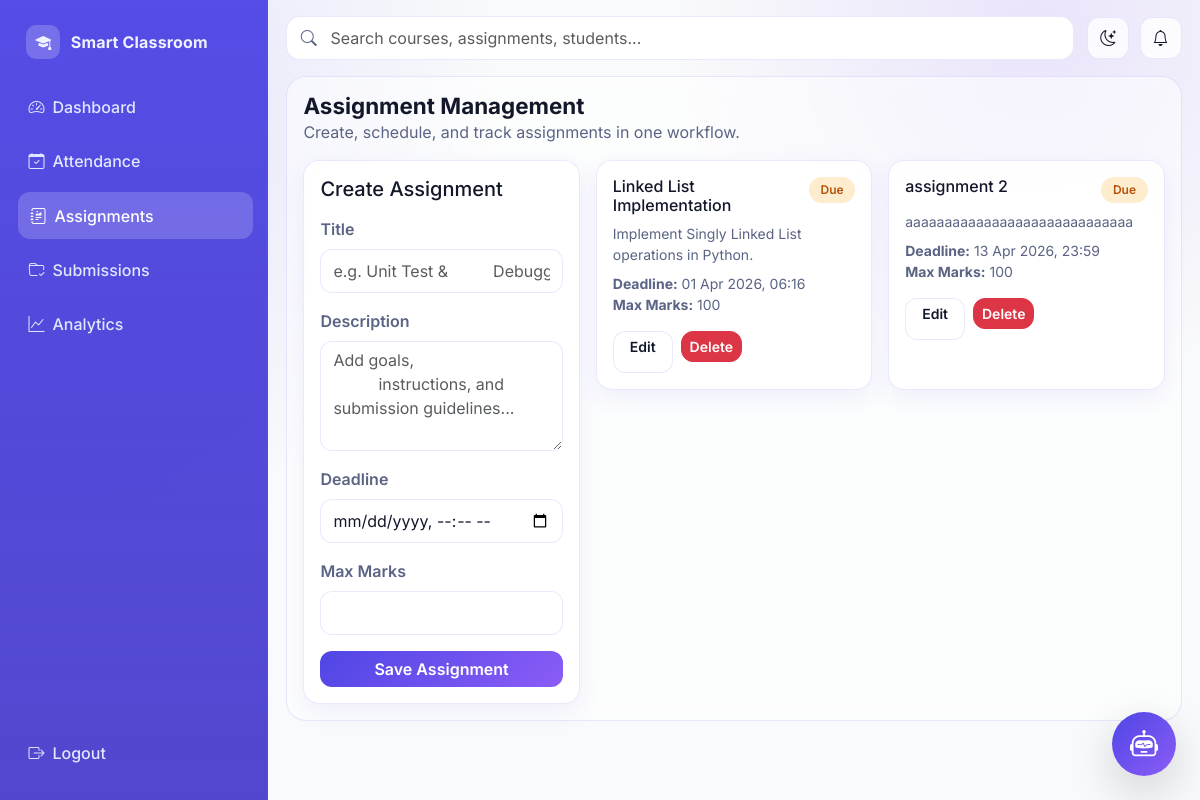
Before: /teacher/assignments (signed in) with the older database file.
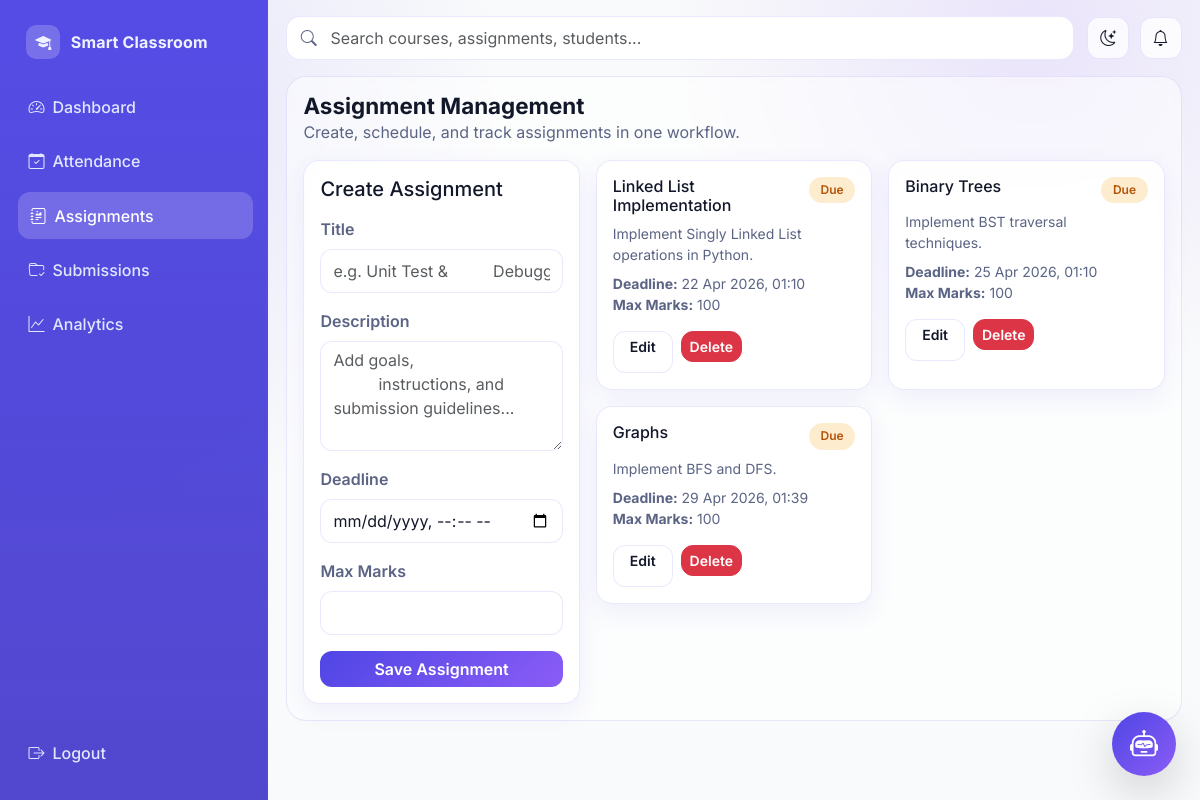
After: the same page with the newer database file.
### models/__init__.py (models this page shows)
class Assignment(db.Model):
    id = db.Column(db.Integer, primary_key=True)
    teacher_id = db.Column(db.Integer, db.ForeignKey("teacher_profile.user_id"), nullable=False)
    title = db.Column(db.String(200), nullable=False)
    description = db.Column(db.Text, nullable=False)
    deadline = db.Column(db.DateTime, nullable=False)
    max_marks = db.Column(db.Integer, nullable=False)
    created_at = db.Column(db.DateTime, default=lambda: datetime.now(timezone.utc), nullable=False)
    submissions = db.relationship("Submission", backref="assignment", lazy=True, cascade="all, delete")

### routes/teacher_routes.py (the view, shortened to what this page needs)
@teacher_bp.route("/assignments", methods=["GET", "POST"])
@login_required
@role_required("Teacher")
def assignments():
    form = AssignmentForm()
    all_assignments = Assignment.query.filter_by(teacher_id=current_user.id).order_by(Assignment.deadline.asc()).all()
    return render_template("teacher/assignments.html", form=form, assignments=all_assignments)

### forms/teacher_forms.py
class AssignmentForm(FlaskForm):
    title = StringField("Title", validators=[InputRequired(), Length(min=3, max=200)])
    description = TextAreaField("Description", validators=[InputRequired(), Length(min=5)])
    deadline = DateTimeLocalField("Deadline", format="%Y-%m-%dT%H:%M", validators=[InputRequired()])
    max_marks = IntegerField("Max Marks", validators=[InputRequired(), NumberRange(min=1, max=1000)])
    submit = SubmitField("Save Assignment")

### app.py (called while the page is built)
def create_app():
    app = Flask(__name__)
    app.config.from_object(Config)
    os.makedirs(app.config["UPLOAD_FOLDER"], exist_ok=True)
    db.init_app(app)
    bcrypt.init_app(app)
    login_manager.init_app(app)
    csrf.init_app(app)
    register_blueprints(app)
    @app.context_processor
    def inject_globals():
        return {"app_name": "College Management System"}
    with app.app_context():
        db.create_all()
    return app

### models/__init__.py (called while the page is built)
@login_manager.user_loader
def load_user(user_id):
    return User.query.get(int(user_id))

### templates/teacher/assignments.html (shortened to what this page needs)
{% extends 'base.html' %} {% block title %} - Assignments{% endblock %} {% block
content %}
<section class="page-header">
  <div>
    <h1 class="page-title">Assignment Management</h1>
    <p class="text-muted-soft mb-0">
      Create, schedule, and track assignments in one workflow.
    </p>
  </div>
</section>
<div class="row g-3">
  <div class="col-lg-4">
    <article class="app-card p-3 h-100">
      <h5 class="mb-3">Create Assignment</h5>
      <form method="POST">
        <div class="mb-3">
          {{ form.title.label(class='form-label') }} {{
          form.title(class='form-control', placeholder='e.g. Unit Test &
          Debugging') }}
        </div>
        <div class="mb-3">
          {{ form.description.label(class='form-label') }} {{
          form.description(class='form-control', rows=4, placeholder='Add goals,
          instructions, and submission guidelines...') }}
        </div>
        <div class="mb-3">
          {{ form.deadline.label(class='form-label') }} {{
          form.deadline(class='form-control') }}
        </div>
        <div class="mb-3">
          {{ form.max_marks.label(class='form-label') }} {{
          form.max_marks(class='form-control') }}
        </div>
        {{ form.submit(class='btn btn-primary w-100') }}
      </form>
    </article>
  </div>
  <div class="col-lg-8">
    <div class="row g-3">
      {% for item in assignments %}
      <div class="col-md-6">
        <article class="app-card p-3 h-100">
          <div class="d-flex justify-content-between align-items-start mb-2">
            <h6 class="mb-0">{{ item.title }}</h6>
            <span class="badge status-badge pending">Due</span>
          </div>
          <p class="text-muted-soft small mb-2">
            {{ item.description[:120] }}
          </p>
          <div class="small text-muted-soft mb-3">
            <div>
              <strong>Deadline:</strong> {{ item.deadline.strftime('%d %b %Y,
              %H:%M') }}
            </div>
            <div><strong>Max Marks:</strong> {{ item.max_marks }}</div>
          </div>
          <div class="d-flex gap-2">
            <a
              href="{{ url_for('teacher.edit_assignment', assignment_id=item.id) }}"
              class="btn btn-soft btn-sm px-3"
              >Edit</a
            >
            <form
              method="POST"
              action="{{ url_for('teacher.delete_assignment', assignment_id=item.id) }}"
              class="d-inline"
            >
              <button
                class="btn btn-danger btn-sm"
                onclick="return confirm('Delete assignment?');"
              >
                Delete
              </button>
            </form>
          </div>
        </article>
      </div>
      {% else %}
      <div class="col-12">
        <article class="app-card p-4 text-center text-muted-soft">
          No assignments created yet.
        </article>
      </div>
      {% endfor %}
    </div>
  </div>
</div>
{% endblock %}

### templates/base.html (shortened to what this page needs)
<!doctype html>
<html lang="en">
  <head>
    <link
      href="https://cdn.jsdelivr.net/npm/bootstrap@5.3.3/dist/css/bootstrap.min.css"
      rel="stylesheet"
    />
    <link
      rel="stylesheet"
      href="https://cdn.jsdelivr.net/npm/bootstrap-icons@1.11.3/font/bootstrap-icons.min.css"
    />
    <link
      rel="stylesheet"
      href="{{ url_for('static', filename='css/styles.css') }}"
    />
  </head>
  <body>
    {% if current_user.is_authenticated %}
    <div class="app-shell">
      <aside class="sidebar d-flex flex-column" id="appSidebar">
        <a class="brand" href="{{ url_for('core.index') }}">
          <span class="brand-dot"><i class="bi bi-mortarboard-fill"></i></span>
          <span>Smart Classroom</span>
        </a>
        <div class="nav-section">
          {% if current_user.role == 'Teacher' %} {% set nav = [
          ('teacher.dashboard', 'Dashboard', 'bi-speedometer2'),
          ('teacher.attendance', 'Attendance', 'bi-calendar-check'),
          ('teacher.assignments', 'Assignments', 'bi-journal-richtext'),
          ('teacher.submissions', 'Submissions', 'bi-folder-check'),
          ('teacher.analytics', 'Analytics', 'bi-graph-up') ] %} {% else %}
          {% set nav = [ ('student.dashboard', 'Dashboard', 'bi-speedometer2'),
          ('student.attendance', 'Attendance', 'bi-calendar-check'),
          ('student.assignments', 'Assignments', 'bi-journal-richtext'),
          ('student.grades', 'Grades', 'bi-award'), ('student.analytics',
          'Analytics', 'bi-graph-up') ] %} {% endif %} {% for endpoint, label, icon
          in nav %}
          <a
            class="nav-link-item {% if request.endpoint == endpoint %}active{% endif %}"
            href="{{ url_for(endpoint) }}"
          >
            <span><i class="bi {{ icon }} me-2"></i>{{ label }}</span>
          </a>
          {% endfor %}
        </div>
        <div class="sidebar-footer">
          <a class="nav-link-item" href="{{ url_for('auth.logout') }}">
            <span><i class="bi bi-box-arrow-right me-2"></i>Logout</span>
          </a>
        </div>
      </aside>
      <section class="workspace">
        <header class="topbar">
          <div class="search-wrap">
            <i class="bi bi-search search-icon"></i>
            <input
              class="form-control"
              type="search"
              placeholder="Search courses, assignments, students..."
              aria-label="Search"
            />
          </div>
          <div class="toolbar-actions">
            <button
              class="icon-btn"
              id="darkModeToggle"
              type="button"
              aria-label="Toggle dark mode"
            >
              <i class="bi bi-moon-stars"></i>
            </button>
            <button class="icon-btn" type="button" aria-label="Notifications">
              <i class="bi bi-bell"></i>
            </button>
          </div>
        </header>
        {% endif %}
        <main
          class="{% if current_user.is_authenticated %}content-wrap{% else %}container pb-4{% endif %}"
        >
          {% block content %}{% endblock %}
        </main>
        {% if current_user.is_authenticated %}
      </section>
    </div>
    {% endif %}
    {% if current_user.is_authenticated %}
    <button id="chatbotToggleBtn" class="btn btn-primary rounded-circle shadow-lg border-0 chatbot-toggle-btn" style="position: fixed; bottom: 24px; right: 24px; width: 64px; height: 64px; z-index: 1050; display: flex; align-items: center; justify-content: center;">
      <i class="bi bi-robot fs-3"></i>
    </button>
    {% endif %}
  </body>
</html>

### static/css/styles.css (style rules this page uses)
:root { --bg: #f9fafb; --surface: rgba(255, 255, 255, 0.78); --surface-solid: #ffffff; --surface-muted: #f3f5fb; --text: #12172a; --text-soft: #5b6484; --primary: #4f46e5; --primary-2: #6366f1; --accent: #8b5cf6; --success: #16a34a; --danger: #ef4444; --warning: #f59e0b; --border: rgba(99, 102, 241, 0.14); --shadow-sm: 0 8px 24px rgba(79, 70, 229, 0.08); --shadow-md: 0 18px 44px rgba(31, 41, 55, 0.12); --radius-sm: 12px; --radius-md: 16px; --radius-lg: 20px; --transition: 240ms ease-in-out; }
* { box-sizing: border-box; }
html, body { margin: 0; padding: 0; min-height: 100%; font-family: "Inter", "Poppins", "Segoe UI", sans-serif; font-size: 16px; color: var(--text); background: radial-gradient( circle at 5% 12%, rgba(99, 102, 241, 0.16), transparent 33% ), radial-gradient( circle at 86% 4%, rgba(139, 92, 246, 0.14), transparent 28% ), var(--bg); }
a { color: inherit; }
.glass-card, .card, .app-card { border: 1px solid var(--border); background: var(--surface); backdrop-filter: blur(12px); border-radius: var(--radius-md); box-shadow: var(--shadow-sm); transition: transform var(--transition), box-shadow var(--transition), border-color var(--transition); }
.app-shell { display: grid; grid-template-columns: 268px 1fr; min-height: 100vh; }
.sidebar { position: sticky; top: 0; height: 100vh; padding: 1rem; border-right: 1px solid var(--border); background: linear-gradient( 180deg, rgba(79, 70, 229, 0.96), rgba(67, 56, 202, 0.92) ); color: #eef2ff; }
.brand { display: flex; align-items: center; gap: 0.65rem; font-weight: 700; letter-spacing: 0.01em; text-decoration: none; padding: 0.55rem 0.65rem; border-radius: 10px; }
.brand-dot { width: 34px; height: 34px; display: grid; place-items: center; border-radius: 10px; background: rgba(255, 255, 255, 0.2); }
.nav-section { margin-top: 1rem; }
.nav-link-item { display: flex; align-items: center; justify-content: space-between; margin-bottom: 0.45rem; padding: 0.72rem 0.78rem; border-radius: 12px; color: #e0e7ff; font-weight: 500; text-decoration: none; transition: background var(--transition), transform var(--transition); }
.nav-link-item:hover, .nav-link-item.active { background: rgba(255, 255, 255, 0.18); color: #ffffff; transform: translateX(2px); }
.sidebar-footer { margin-top: auto; padding-top: 1rem; }
.workspace { padding: 1rem 1.15rem 1.5rem; }
.topbar { display: grid; grid-template-columns: 1fr auto; align-items: center; gap: 0.8rem; margin-bottom: 1rem; }
.search-wrap { position: relative; }
.search-wrap .form-control { background: var(--surface-solid); border: 1px solid var(--border); border-radius: 14px; min-height: 44px; padding-left: 2.7rem; }
.search-icon { position: absolute; left: 0.9rem; top: 50%; transform: translateY(-50%); color: var(--text-soft); }
.toolbar-actions { display: flex; align-items: center; gap: 0.65rem; }
.icon-btn, .btn-soft { border: 1px solid var(--border); background: var(--surface); border-radius: 12px; min-height: 42px; min-width: 42px; color: var(--text); transition: all var(--transition); }
.content-wrap { border-radius: var(--radius-lg); border: 1px solid var(--border); background: rgba(255, 255, 255, 0.52); backdrop-filter: blur(8px); padding: 1rem; }
.page-header { display: flex; align-items: center; justify-content: space-between; gap: 1rem; margin-bottom: 1rem; }
.page-title { margin: 0; font-size: 1.4rem; font-weight: 700; }
.text-muted-soft { color: var(--text-soft); }
.btn { border-radius: 12px; font-weight: 600; transition: all var(--transition); }
.btn-primary, .btn-success { border: none; background: linear-gradient(135deg, var(--primary), var(--accent)); }
.form-control, .form-select { border-radius: 12px; border: 1px solid var(--border); background: var(--surface-solid); color: var(--text); min-height: 44px; transition: border-color var(--transition), box-shadow var(--transition), transform var(--transition); }
.form-label { font-weight: 600; color: var(--text-soft); }
.badge { border-radius: 999px; padding: 0.45rem 0.72rem; font-weight: 600; }
.status-badge.pending, .badge-pending { background: rgba(245, 158, 11, 0.2); color: #b45309; }

### templates/base.html (style rules this page uses)
.chatbot-toggle-btn { transition: all 0.3s cubic-bezier(0.175, 0.885, 0.32, 1.275); background: linear-gradient(135deg, var(--primary), var(--accent)) !important; }

Changed rows visible on the page:
no longer on this page (row edited): Assignment: title "assignment 2", description "aaaaaaaaaaaaaaaaaaaaaaaaaaaaa", deadline "13 Apr 2026, 23:59", max_marks "100"
changed Assignment "Linked List Implementation": deadline "01 Apr 2026, 06:16" → "22 Apr 2026, 01:10"
added Assignment: title "Binary Trees", description "Implement BST traversal techniques.", deadline "25 Apr 2026, 01:10", max_marks "100"
added Assignment: title "Graphs", description "Implement BFS and DFS.", deadline "29 Apr 2026, 01:39", max_marks "100"
